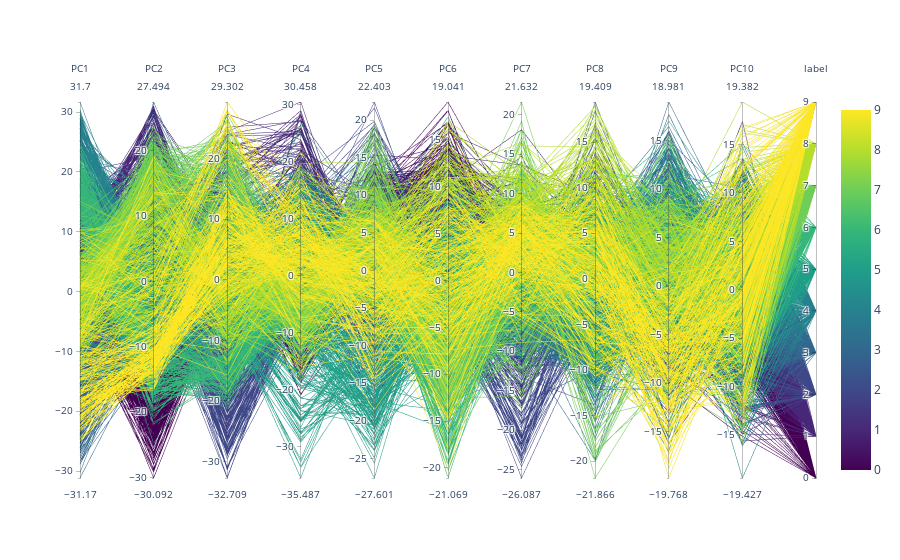
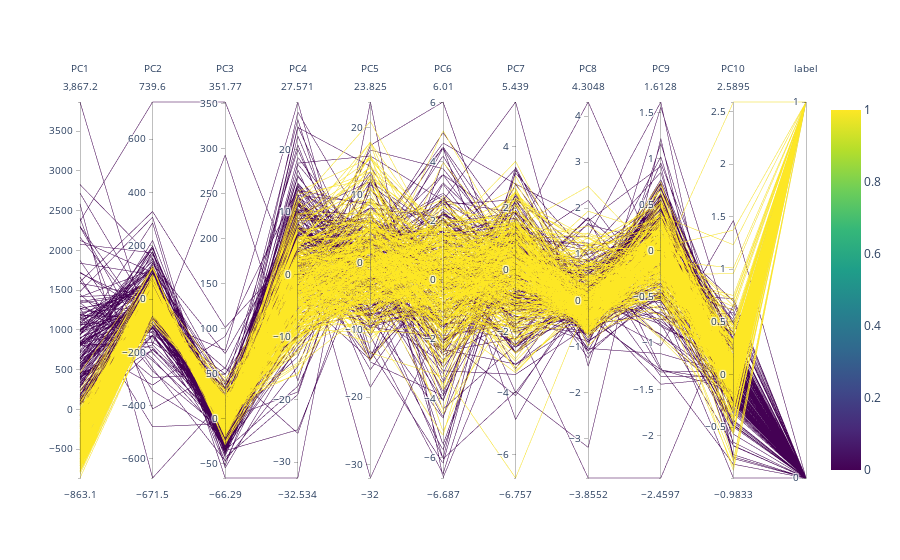

Write notebook code for charts like these, in order.
### Markdown cell above
### task 0

### Code cell
import pandas as pd
import numpy as np
from sklearn.datasets import load_digits, load_breast_cancer
from sklearn.decomposition import PCA
import plotly.graph_objects as go

# Load datasets
digits = load_digits()
breast_cancer = load_breast_cancer()

# Perform PCA to reduce dimensions to 10
def pca_transform(data, n_components=10):
    pca = PCA(n_components=n_components)
    return pca.fit_transform(data)

# Apply PCA
digits_pca = pca_transform(digits.data)
breast_cancer_pca = pca_transform(breast_cancer.data)

# Convert PCA results and labels to a format suitable for Plotly
def convert_to_plotly_format(pca_data, labels):
    df = pd.DataFrame(pca_data, columns=[f'PC{i+1}' for i in range(pca_data.shape[1])])
    df['label'] = labels
    return df

# Convert to DataFrame
digits_df = convert_to_plotly_format(digits_pca, digits.target)
breast_cancer_df = convert_to_plotly_format(breast_cancer_pca, breast_cancer.target)

# Create the parallel coordinates plot
def create_parallel_coordinates_plot(df, num_dimensions=10):
    dimensions = []
    for i in range(num_dimensions):
        dimensions.append(
            dict(
                label=f'PC{i+1}',
                values=df[f'PC{i+1}']
            )
        )
    dimensions.append(
        dict(
            label='label',
            values=df['label'],
            tickvals=list(df['label'].unique()),
            ticktext=[str(label) for label in df['label'].unique()],
            range=[min(df['label']), max(df['label'])]
        )
    )
    
    fig = go.Figure(data=
        go.Parcoords(
            line=dict(color=df['label'], colorscale='Viridis', showscale=True),
            dimensions=dimensions
        )
    )
    
    return fig

# Create plots
digits_plot = create_parallel_coordinates_plot(digits_df)
breast_cancer_plot = create_parallel_coordinates_plot(breast_cancer_df)

# Display plots
digits_plot.show()
breast_cancer_plot.show()

# Save PNG images of filtered states after manual interaction
# This part needs to be done interactively in the web browser
# 1. Use mouse drag to define filter intervals at each axis.
# 2. Reorder axes if necessary by dragging the axis label.
# 3. Use the button on the top right to save PNG images of the parallel coordinates plot.

### Figure 1 — Plotly figure (JSON) as saved in the notebook; plotly's stock layout.template omitted (floating-point values rounded to 4 significant figures; data arrays with more than 128 entries replaced by an {"elided": "..."} marker saying what was removed)
{"data": [{"dimensions": [{"label": "PC1", "values": {"elided": "1797 float values"}}, {"label": "PC2", "values": {"elided": "1797 float values"}}, {"label": "PC3", "values": {"elided": "1797 float values"}}, {"label": "PC4", "values": {"elided": "1797 float values"}}, {"label": "PC5", "values": {"elided": "1797 float values"}}, {"label": "PC6", "values": {"elided": "1797 float values"}}, {"label": "PC7", "values": {"elided": "1797 float values"}}, {"label": "PC8", "values": {"elided": "1797 float values"}}, {"label": "PC9", "values": {"elided": "1797 float values"}}, {"label": "PC10", "values": {"elided": "1797 float values"}}, {"label": "label", "range": [0, 9], "ticktext": ["0", "1", "2", "3", "4", "5", "6", "7", "8", "9"], "tickvals": [0, 1, 2, 3, 4, 5, 6, 7, 8, 9], "values": {"elided": "1797 int values"}}], "line": {"color": {"elided": "1797 int values"}, "colorscale": [[0, "#440154"], [0.1111, "#482878"], [0.2222, "#3e4989"], [0.3333, "#31688e"], [0.4444, "#26828e"], [0.5556, "#1f9e89"], [0.6667, "#35b779"], [0.7778, "#6ece58"], [0.8889, "#b5de2b"], [1, "#fde725"]], "showscale": true}, "type": "parcoords"}], "layout": {"autosize": true}}

### Figure 2 — Plotly figure (JSON) as saved in the notebook; plotly's stock layout.template omitted (floating-point values rounded to 4 significant figures; data arrays with more than 128 entries replaced by an {"elided": "..."} marker saying what was removed)
{"data": [{"dimensions": [{"label": "PC1", "values": {"elided": "569 float values"}}, {"label": "PC2", "values": {"elided": "569 float values"}}, {"label": "PC3", "values": {"elided": "569 float values"}}, {"label": "PC4", "values": {"elided": "569 float values"}}, {"label": "PC5", "values": {"elided": "569 float values"}}, {"label": "PC6", "values": {"elided": "569 float values"}}, {"label": "PC7", "values": {"elided": "569 float values"}}, {"label": "PC8", "values": {"elided": "569 float values"}}, {"label": "PC9", "values": {"elided": "569 float values"}}, {"label": "PC10", "values": {"elided": "569 float values"}}, {"label": "label", "range": [0, 1], "ticktext": ["0", "1"], "tickvals": [0, 1], "values": {"elided": "569 int values"}}], "line": {"color": {"elided": "569 int values"}, "colorscale": [[0, "#440154"], [0.1111, "#482878"], [0.2222, "#3e4989"], [0.3333, "#31688e"], [0.4444, "#26828e"], [0.5556, "#1f9e89"], [0.6667, "#35b779"], [0.7778, "#6ece58"], [0.8889, "#b5de2b"], [1, "#fde725"]], "showscale": true}, "type": "parcoords"}], "layout": {"autosize": true}}
